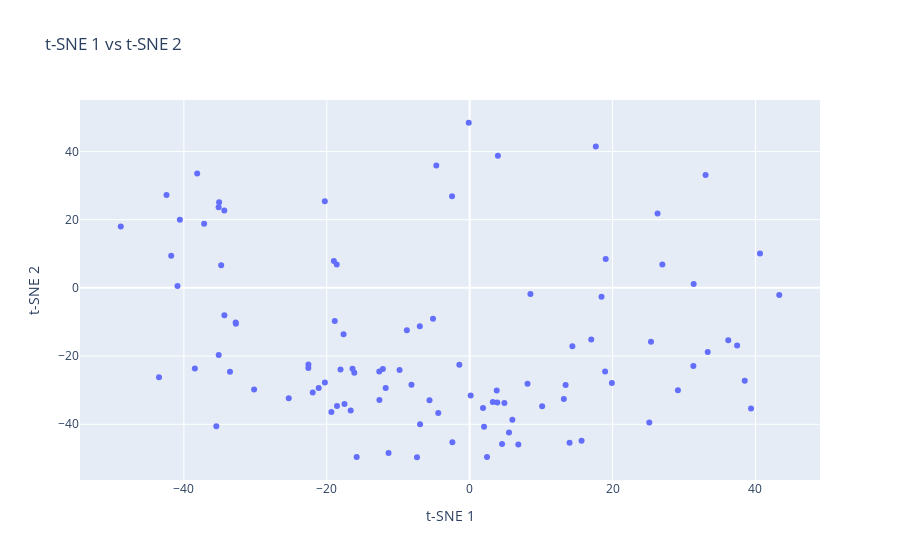

This figure's notebook cell:
### Markdown cell above
#### 2. CNN + LSTM

### Code cell
conv_tsne_embds = TSNE(n_components=2).fit_transform(conv_embds)
plot_words(conv_tsne_embds, 0, number_of_words, 1)

### Figure 1 — Plotly figure (JSON) as saved in the notebook; plotly's stock layout.template omitted (floating-point values rounded to 4 significant figures)
{"data": [{"mode": "markers", "text": ["n", "place", "food", "good", "like", "get", "time", "i", "would", "one", "order", "great", "servic", "back", "realli", "it", "tri", "even", "friend", "look", "want", "come", "ni", "got", "wait", "have", "ask", "restaur", "nthe", "also", "make", "love", "am", "price", "go", "nice", "never", "well", "could", "peopl", "drink", "went", "know", "say", "room", "came", "much", "said", "first", "eat", "day", "take", "tabl", "thing", "minut", "littl", "best", "tast", "not", "better", "call", "way", "night", "need", "that", "think", "bar", "two", "staff", "alway", "pretti", "give", "experi", "work", "chicken", "made", "here", "see", "there", "vega", "bad", "menu", "told", "fri", "use", "star", "review", "hour", "right", "still", "custom", "walk", "ever", "check", "locat", "around", "lot", "new", "seem", "took"], "type": "scatter", "x": [-22.58, 38.5, -16.14, -19.36, -8.145, 25.14, 2.015, -7.373, 3.239, -5.619, 5.508, 3.868, 4.861, 13.18, -9.809, -18.56, -12.15, 40.63, -17.52, 36.19, 19.04, 2.427, 43.33, -38.13, -11.35, -18.6, -1.443, 37.43, 26.97, -21.13, 3.952, -6.978, 4.536, -40.56, -34.77, -30.17, -42.42, -4.668, 13.43, 39.38, -41.77, 13.98, -20.27, 33.32, -35.45, 10.14, -48.83, -4.396, -18.07, -12.63, -37.16, 19.9, 8.506, 18.46, 5.975, -43.47, -16.65, -40.89, -8.789, 0.1449, -19.01, -32.74, -35.13, 17.02, 17.66, -32.72, -22.57, -6.937, 8.101, 29.15, -17.64, -2.464, 25.37, -25.32, -12.65, -38.46, -18.88, -0.1292, -35.07, -34.33, -16.39, -15.81, -11.75, 6.81, -33.54, 3.789, 1.87, 18.95, -5.126, -35.12, 15.66, 31.35, 14.38, 33.01, -34.34, -21.96, 31.31, -20.26, 26.3, -2.417], "y": [-23.47, -27.24, -24.91, -36.39, -28.41, -39.45, -40.71, -49.67, -33.49, -32.95, -42.38, -33.61, -33.79, -32.59, -24.11, -34.68, -23.79, 10.08, -34.05, -15.33, 8.489, -49.57, -2.071, 33.56, -48.44, 6.879, -22.54, -16.89, 6.855, -29.39, 38.74, -11.28, -45.76, 19.94, 6.598, -29.8, 27.2, 35.9, -28.45, -35.38, 9.425, -45.38, 25.4, -18.78, -40.56, -34.69, 17.98, -36.69, -23.92, -32.92, 18.81, -27.89, -1.821, -2.588, -38.69, -26.2, -35.99, 0.557, -12.44, -31.56, 7.879, -10.17, 23.61, -15.12, 41.44, -10.55, -22.5, -39.97, -28.15, -29.99, -13.61, 26.89, -15.81, -32.39, -24.53, -23.68, -9.706, 48.41, 25.09, -8.01, -23.71, -49.61, -29.37, -45.95, -24.58, -30.1, -35.23, -24.55, -9.081, -19.72, -44.81, 1.116, -17.13, 33.09, 22.67, -30.7, -22.91, -27.74, 21.81, -45.25]}], "layout": {"hovermode": "closest", "title": {"text": "t-SNE 1 vs t-SNE 2"}, "xaxis": {"title": {"text": "t-SNE 1"}}, "yaxis": {"title": {"text": "t-SNE 2"}}}}
